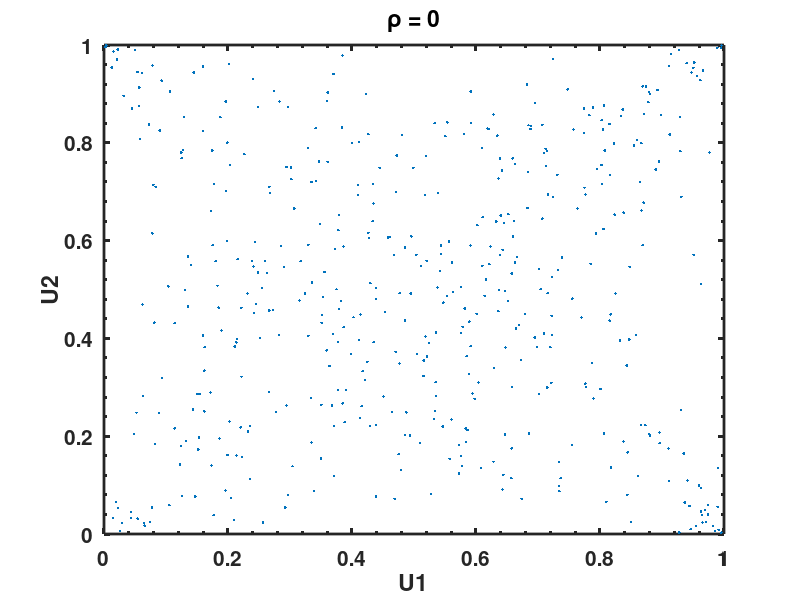

Reproduce this figure in MATLAB. (Note: this script raises an error after producing the figure.)
clear all
close all

n = 500;
nu = 1;
T = mvtrnd([1 0; 0 1], nu, n);
U = tcdf(T,nu);
h=figure(1)
plot(U(:,1),U(:,2),'.');
title('\rho = 0');
xlabel('U1');
ylabel('U2');
set(gca,'linewidth',2,'fontsize',15,'fontweight','bold','plotboxaspectratiomode','auto','xminortick','on','yminortick','on','TickLength',[0.04;0.02]);
pbaspect([1 1 1])
set(gca,'box','on')
saveTightFigure(h,'StudentTCopulaDemo1.pdf')

T = mvtrnd([1 .5; .5 1], nu, n);
U = tcdf(T,nu);
h=figure(2)
plot(U(:,1),U(:,2),'.');
title('\rho = 0.5');
xlabel('U1');
ylabel('U2');
set(gca,'linewidth',2,'fontsize',15,'fontweight','bold','plotboxaspectratiomode','auto','xminortick','on','yminortick','on','TickLength',[0.04;0.02]);
pbaspect([1 1 1])
set(gca,'box','on')
saveTightFigure(h,'StudentTCopulaDemo2.pdf')

T = mvtrnd([1 0.8; 0.8 1], nu, n);
U = tcdf(T,nu);
h=figure(3)
plot(U(:,1),U(:,2),'.');
title('\rho = 0.8');
xlabel('U1');
ylabel('U2');
set(gca,'linewidth',2,'fontsize',15,'fontweight','bold','plotboxaspectratiomode','auto','xminortick','on','yminortick','on','TickLength',[0.04;0.02]);
pbaspect([1 1 1])
set(gca,'box','on')
saveTightFigure(h,'StudentTCopulaDemo3.pdf')

T = mvtrnd([1 -.8; -.8 1], nu, n);
U = tcdf(T,nu);
h=figure(4)
plot(U(:,1),U(:,2),'.');
title('\rho = -0.8');
xlabel('U1');
ylabel('U2');
set(gca,'linewidth',2,'fontsize',15,'fontweight','bold','plotboxaspectratiomode','auto','xminortick','on','yminortick','on','TickLength',[0.04;0.02]);
pbaspect([1 1 1])
set(gca,'box','on')
saveTightFigure(h,'StudentTCopulaDemo4.pdf')
